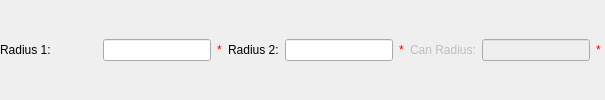
              <widget class="QWidget" name="absp_pageCylinder">
               <layout class="QVBoxLayout" name="absp_cylinder_layout">
                <property name="margin">
                 <number>0</number>
                </property>
                <item>
                 <layout class="QGridLayout" name="gridLayout_3" columnminimumwidth="0,97,0,0,0,0,0,0,0,0">
                  <item row="0" column="1">
                   <widget class="QLabel" name="absp_lbR1">
                    <property name="text">
                     <string>Radius 1:</string>
                    </property>
                   </widget>
                  </item>
                  <item row="0" column="4">
                   <widget class="QLabel" name="absp_lbR2">
                    <property name="text">
                     <string>Radius 2:</string>
                    </property>
                   </widget>
                  </item>
                  <item row="0" column="8">
                   <widget class="QLineEdit" name="absp_ler3">
                    <property name="enabled">
                     <bool>false</bool>
                    </property>
                    <property name="text">
                     <string/>
                    </property>
                   </widget>
                  </item>
                  <item row="0" column="6">
                   <widget class="QLabel" name="absp_valR2">
                    <property name="styleSheet">
                     <string notr="true">color: rgb(255, 0, 0);</string>
                    </property>
                    <property name="text">
                     <string>*</string>
                    </property>
                   </widget>
                  </item>
                  <item row="0" column="3">
                   <widget class="QLabel" name="absp_valR1">
                    <property name="styleSheet">
                     <string notr="true">color: rgb(255, 0, 0);</string>
                    </property>
                    <property name="text">
                     <string>*</string>
                    </property>
                   </widget>
                  </item>
                  <item row="0" column="2">
                   <widget class="QLineEdit" name="absp_ler1">
                    <property name="sizePolicy">
                     <sizepolicy hsizetype="Expanding" vsizetype="Fixed">
                      <horstretch>0</horstretch>
                      <verstretch>0</verstretch>
                     </sizepolicy>
                    </property>
                    <property name="text">
                     <string/>
                    </property>
                   </widget>
                  </item>
                  <item row="0" column="9">
                   <widget class="QLabel" name="absp_valR3">
                    <property name="enabled">
                     <bool>false</bool>
                    </property>
                    <property name="sizePolicy">
                     <sizepolicy hsizetype="Fixed" vsizetype="Preferred">
                      <horstretch>0</horstretch>
                      <verstretch>0</verstretch>
                     </sizepolicy>
                    </property>
                    <property name="minimumSize">
                     <size>
                      <width>9</width>
                      <height>0</height>
                     </size>
                    </property>
                    <property name="styleSheet">
                     <string notr="true">color: rgb(255, 0, 0);</string>
                    </property>
                    <property name="text">
                     <string>*</string>
                    </property>
                   </widget>
                  </item>
                  <item row="0" column="7">
                   <widget class="QLabel" name="absp_lbR3">
                    <property name="enabled">
                     <bool>false</bool>
                    </property>
                    <property name="text">
                     <string>Can Radius:</string>
                    </property>
                   </widget>
                  </item>
                  <item row="0" column="5">
                   <widget class="QLineEdit" name="absp_ler2">
                    <property name="text">
                     <string/>
                    </property>
                   </widget>
                  </item>
                 </layout>
                </item>
               </layout>
              </widget>
